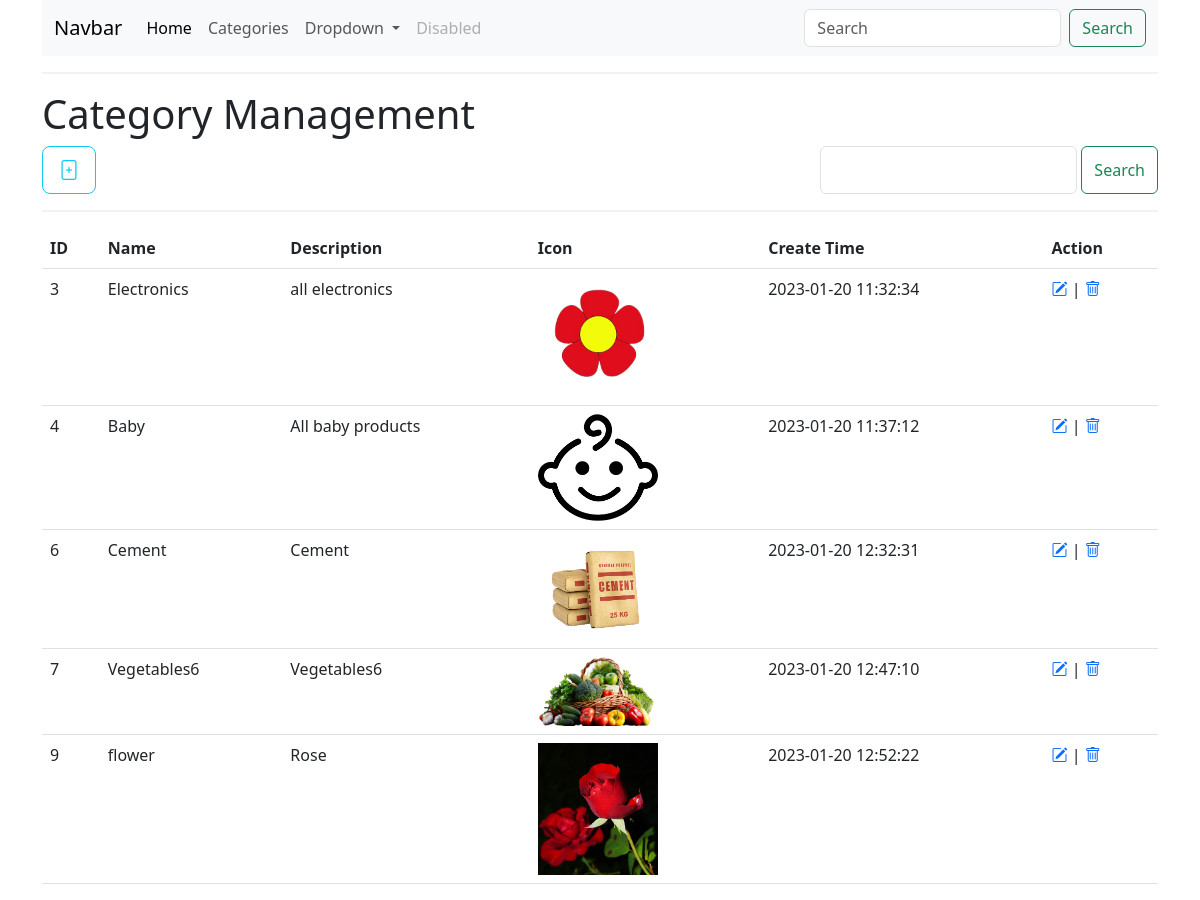
/categories.php, run on the app's committed database.
### tables this page shows
CREATE TABLE `categories` (
  `id` int(11) NOT NULL,
  `name` varchar(60) NOT NULL,
  `description` varchar(512) NOT NULL,
  `icon` varchar(60) NOT NULL,
  `created_at` timestamp NOT NULL DEFAULT current_timestamp()
);

### categories.php (the view, shortened to what this page needs)
<?php
require "db/connect.php";
?>
<!DOCTYPE html>
<html lang="en">
<head>
    <link rel="stylesheet" href="https://cdn.jsdelivr.net/npm/bootstrap@5.3.0-alpha1/dist/css/bootstrap.min.css">
    <link rel="stylesheet" href="assets/css/style.css">
    <link rel="stylesheet" href="https://cdn.jsdelivr.net/npm/bootstrap-icons@1.10.3/font/bootstrap-icons.css">
</head>
<body onload="run()">
    <div class="container">
        <?php require "inc/navbar.php" ?>
        <hr>
        <h1>Category Management</h1>
        <div class="d-flex justify-content-between">
            <div>
        <a href="javascript:void(0)" onclick="toggleForm()" class="btn btn-lg btn-outline-info"><i class="bi bi-file-plus"></i></a>
        </div>
        <form action="" class="d-flex">
            <input type="search" class="form-control" name="search" id="search">
            <input type="submit" class="ms-1 btn btn-outline-success" value="Search">
        </form>
        </div>
        <hr>
        <div id="tableContainer">
            <table class="table">
                <tr>
                    <th>ID</th>
                    <th>Name</th>
                    <th>Description</th>
                    <th>Icon</th>
                    <th>Create Time</th>
                    <th>Action</th>
                </tr>
                <?php
                if(isset($_GET['search'])){
                    $s = $connect->escape_string($_GET['search']);
                    $selectQ = "select * from categories where name like '%".$s."%'";
                }
                else{
                    $selectQ = "select * from categories where 1";
                }
                $records = $connect->query($selectQ);
                while($row = $records->fetch_array(MYSQLI_ASSOC)){
                    echo "<tr>";
                    echo "<td>".$row['id']."</td>";
                    echo "<td>".$row['name']."</td>";
                    echo "<td>".$row['description']."</td>";
                    echo "<td><img class='iconimage' src='assets/images/caticon/".$row['icon']."' /></td>";
                    echo "<td>".$row['created_at']."</td>";
                    echo "<td><a href='categories-edit.php?id=".$row['id']."'><i class='bi bi-pencil-square'></i></a> | <a onclick='return confirm(\"Are you sure you want to delete this item?\");' href='categories-delete.php?id=".$row['id']."'><i class='bi bi-trash'></i></a></td>";
                    echo "</tr>";
                }
                ?>
            </table>
        </div>
    </div>
</body>
</html>

### inc/navbar.php (shortened to what this page needs)
<nav class="navbar navbar-expand-lg bg-body-tertiary">
                <div class="container-fluid">
                    <a class="navbar-brand" href="#">Navbar</a>
                    <div class="collapse navbar-collapse" id="navbarSupportedContent">
                        <ul class="navbar-nav me-auto mb-2 mb-lg-0">
                            <li class="nav-item">
                                <a class="nav-link active" aria-current="page" href="#">Home</a>
                            </li>
                            <li class="nav-item">
                                <a class="nav-link" href="categories.php">Categories</a>
                            </li>
                            <li class="nav-item dropdown">
                                <a class="nav-link dropdown-toggle" href="#" role="button" data-bs-toggle="dropdown" aria-expanded="false">
                                    Dropdown
                                </a>
                            </li>
                            <li class="nav-item">
                                <a class="nav-link disabled">Disabled</a>
                            </li>
                        </ul>
                        <form class="d-flex" role="search">
                            <input class="form-control me-2" type="search" placeholder="Search" aria-label="Search">
                            <button class="btn btn-outline-success" type="submit">Search</button>
                        </form>
                    </div>
                </div>
            </nav>

### assets/css/style.css (style rules this page uses)
img { width: 100%; height: 100%; }
hr { height: 2px; background-color: #ccc; border: none; }
.iconimage { width: 120px !important; }

### data on the page
categories: id "3", name "Electronics", description "all electronics", icon (picture), created_at "2023-01-20 11:32:34"
categories: id "4", name "Baby", description "All baby products", icon (picture), created_at "2023-01-20 11:37:12"
categories: id "6", name "Cement", description "Cement", icon (picture), created_at "2023-01-20 12:32:31"
categories: id "7", name "Vegetables6", description "Vegetables6", icon (picture), created_at "2023-01-20 12:47:10"
categories: id "9", name "flower", description "Rose", icon (picture), created_at "2023-01-20 12:52:22"
